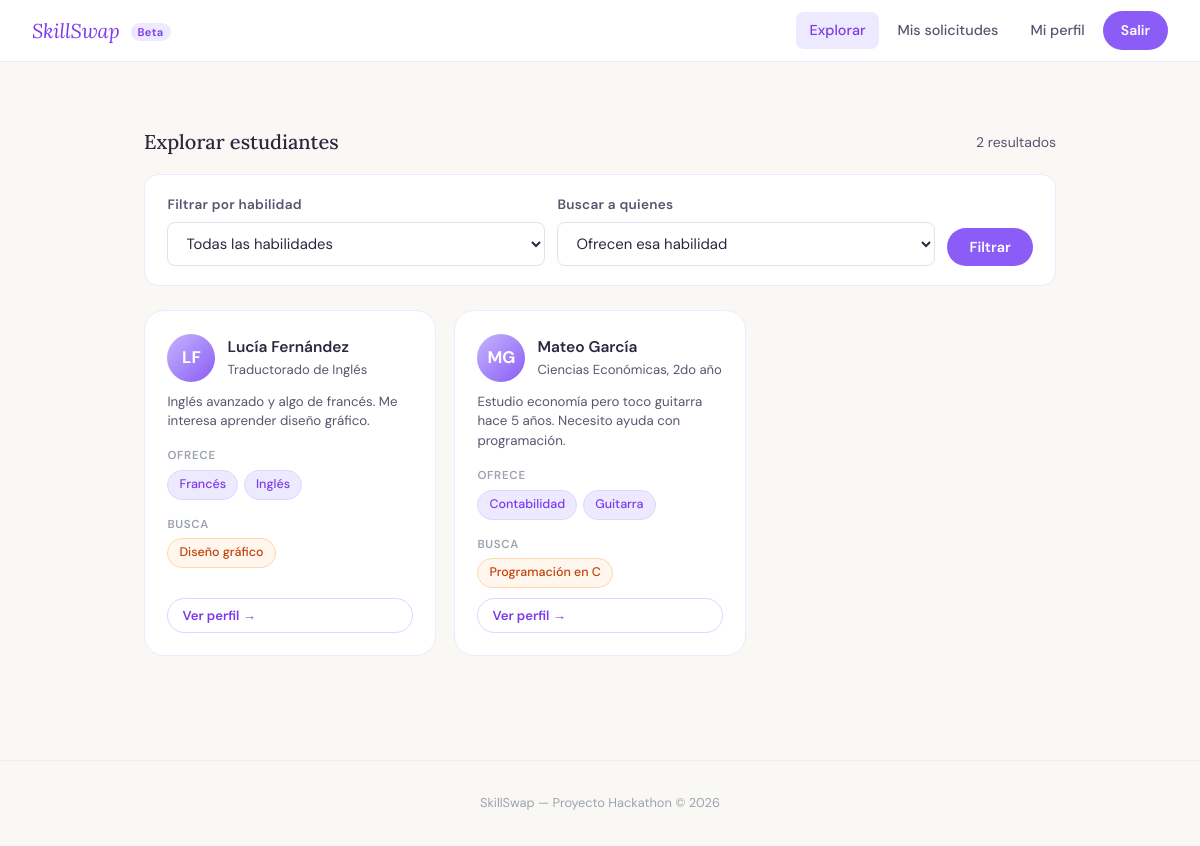
/explorar.php (signed in), run on the app's committed database.
### tables this page shows
CREATE TABLE IF NOT EXISTS usuarios (
    id         INT AUTO_INCREMENT PRIMARY KEY,
    nombre     VARCHAR(100)  NOT NULL,
    email      VARCHAR(150)  NOT NULL UNIQUE,
    password   VARCHAR(255)  NOT NULL,
    carrera    VARCHAR(150)  DEFAULT NULL,
    bio        TEXT          DEFAULT NULL,
    created_at TIMESTAMP     DEFAULT CURRENT_TIMESTAMP
);

CREATE TABLE IF NOT EXISTS usuario_habilidades (
    id           INT AUTO_INCREMENT PRIMARY KEY,
    usuario_id   INT  NOT NULL,
    habilidad_id INT  NOT NULL,
    tipo         ENUM('ofrece', 'busca') NOT NULL,
    FOREIGN KEY (usuario_id)   REFERENCES usuarios(id)    ON DELETE CASCADE,
    FOREIGN KEY (habilidad_id) REFERENCES habilidades(id) ON DELETE CASCADE,
    UNIQUE KEY unico_usuario_habilidad_tipo (usuario_id, habilidad_id, tipo)
);

CREATE TABLE IF NOT EXISTS habilidades (
    id     INT AUTO_INCREMENT PRIMARY KEY,
    nombre VARCHAR(100) NOT NULL UNIQUE
);

### sesion.php (called while the page is built, shortened)
<?php
function iniciales(string $nombre): string {
    $partes = explode(' ', trim($nombre));
    $ini = strtoupper(substr($partes[0], 0, 1));
    if (isset($partes[1])) $ini .= strtoupper(substr($partes[1], 0, 1));
    return $ini;
}
function e(string $str): string {
    return htmlspecialchars($str, ENT_QUOTES, 'UTF-8');
}

### explorar.php (the view, shortened to what this page needs)
<?php
require_once 'sesion.php';
$pdo = conectar();
$uid = usuarioId();
$habilidades = $pdo->query('SELECT * FROM habilidades ORDER BY nombre')->fetchAll();
$filtro_hab  = (int)($_GET['habilidad'] ?? 0);
$filtro_tipo = $_GET['tipo'] ?? 'ofrece';
if ($filtro_hab > 0) {
    $stmt = $pdo->prepare('
        SELECT DISTINCT u.id, u.nombre, u.carrera, u.bio
        FROM usuarios u
        JOIN usuario_habilidades uh ON uh.usuario_id = u.id
        WHERE u.id != ?
          AND uh.habilidad_id = ?
          AND uh.tipo = ?
        ORDER BY u.nombre
    ');
    $stmt->execute([$uid, $filtro_hab, $filtro_tipo]);
} else {
    $stmt = $pdo->prepare('
        SELECT id, nombre, carrera, bio
        FROM usuarios
        WHERE id != ?
        ORDER BY nombre
    ');
    $stmt->execute([$uid]);
}
$usuarios = $stmt->fetchAll();
$usuarios_con_skills = [];
foreach ($usuarios as $u) {
    $s = $pdo->prepare('
        SELECT h.nombre, uh.tipo
        FROM usuario_habilidades uh
        JOIN habilidades h ON h.id = uh.habilidad_id
        WHERE uh.usuario_id = ?
        ORDER BY uh.tipo, h.nombre
    ');
    $s->execute([$u['id']]);
    $u['habilidades'] = $s->fetchAll();
    $usuarios_con_skills[] = $u;
}
?>
<!DOCTYPE html>
<html lang="es">
<head>
  <link rel="stylesheet" href="css/estilos.css">
</head>
<body>
<nav>
  <a href="index.php" class="nav-logo">SkillSwap <span>Beta</span></a>
  <div class="nav-links">
    <a href="explorar.php" class="activo">Explorar</a>
    <a href="mis_solicitudes.php">Mis solicitudes</a>
    <a href="perfil.php">Mi perfil</a>
    <a href="logout.php" class="btn-nav">Salir</a>
  </div>
</nav>
<div class="contenedor">
  <div class="seccion-titulo mt-3">
    <h2>Explorar estudiantes</h2>
    <span class="text-muted"><?= count($usuarios_con_skills) ?> resultado<?= count($usuarios_con_skills) !== 1 ? 's' : '' ?></span>
  </div>
  <form method="GET" action="explorar.php" class="filtros">
    <div class="form-group">
      <label for="habilidad">Filtrar por habilidad</label>
      <select id="habilidad" name="habilidad">
        <option value="0">Todas las habilidades</option>
      </select>
    </div>
    <div class="form-group">
      <label for="tipo">Buscar a quienes</label>
      <select id="tipo" name="tipo">
        <option value="ofrece" <?= $filtro_tipo === 'ofrece' ? 'selected' : '' ?>>Ofrecen esa habilidad</option>
      </select>
    </div>
    <button type="submit" class="btn btn-primary" style="align-self:flex-end;">Filtrar</button>
  </form>
  <?php if (empty($usuarios_con_skills)): ?>
    <div class="vacio">
      <p style="font-size:2rem;">🔍</p>
      <p>No se encontraron estudiantes con ese criterio.</p>
    </div>
  <?php else: ?>
    <div class="grilla-usuarios">
      <?php foreach ($usuarios_con_skills as $u): ?>
        <?php
          $ofrece = array_filter($u['habilidades'], fn($h) => $h['tipo'] === 'ofrece');
          $busca  = array_filter($u['habilidades'], fn($h) => $h['tipo'] === 'busca');
        ?>
        <div class="tarjeta-usuario">
          <div class="usuario-header">
            <div class="avatar"><?= e(iniciales($u['nombre'])) ?></div>
            <div class="usuario-info">
              <h3><?= e($u['nombre']) ?></h3>
              <p><?= e($u['carrera'] ?: 'Carrera no indicada') ?></p>
            </div>
          </div>
          <?php if ($u['bio']): ?>
            <p style="font-size:0.83rem;color:var(--texto-2);line-height:1.5;">
              <?= e(mb_strimwidth($u['bio'], 0, 100, '…')) ?>
            </p>
          <?php endif; ?>
          <?php if ($ofrece): ?>
            <div>
              <p class="chip-label">Ofrece</p>
              <div class="chips-lista">
                <?php foreach ($ofrece as $h): ?>
                  <span class="chip chip-ofrece"><?= e($h['nombre']) ?></span>
                <?php endforeach; ?>
              </div>
            </div>
          <?php endif; ?>
          <?php if ($busca): ?>
            <div>
              <p class="chip-label">Busca</p>
              <div class="chips-lista">
                <?php foreach ($busca as $h): ?>
                  <span class="chip chip-busca"><?= e($h['nombre']) ?></span>
                <?php endforeach; ?>
              </div>
            </div>
          <?php endif; ?>
          <a href="ver_perfil.php?id=<?= $u['id'] ?>" class="btn btn-secondary btn-sm" style="margin-top:auto;">
            Ver perfil →
          </a>
        </div>
      <?php endforeach; ?>
    </div>
  <?php endif; ?>
</div>
<footer>
  SkillSwap &mdash; Proyecto Hackathon &copy; <?= date('Y') ?>
</footer>
</body>
</html>

### data on the page
usuarios: nombre "LF", nombre "Lucía Fernández", carrera "Traductorado de Inglés", bio "Inglés avanzado y algo de francés. Me interesa aprender diseño gráfico."
usuario_habilidades: habilidad.nombre "Francés"
usuario_habilidades: habilidad.nombre "Inglés"
usuario_habilidades: habilidad.nombre "Diseño gráfico"
usuarios: nombre "MG", nombre "Mateo García", carrera "Ciencias Económicas, 2do año", bio "Estudio economía pero toco guitarra hace 5 años. Necesito ayuda con programación."
usuario_habilidades: habilidad.nombre "Contabilidad"
usuario_habilidades: habilidad.nombre "Guitarra"
usuario_habilidades: habilidad.nombre "Programación en C"

### other printed values
count($usuarios_con_skills) "2"
